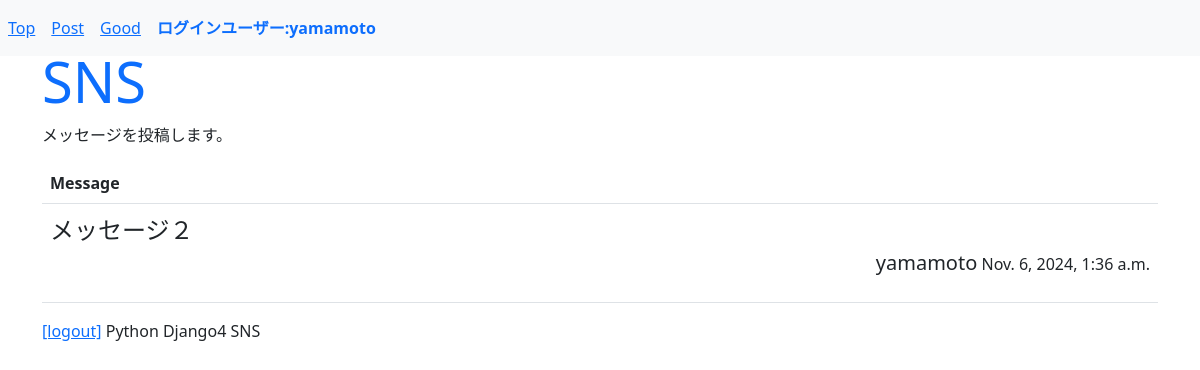
/sns/post (signed in), run on the app's committed database.
### sns/models.py (models this page shows, shortened)
class Message(models.Model):
    owner = models.ForeignKey(User,on_delete=models.CASCADE,related_name="message_owner")
    content = models.TextField(max_length=1000)
    good_count = models.IntegerField(default=0)
    pub_date = models.DateTimeField(auto_now_add=True)
    class Meta:
        ordering = ("-pub_date",)

### sns/views.py (the view)
# urls.py: path("post",views.post,name="post"),
@login_required(login_url='/admin/login/')
def post(request):
    if request.method == 'POST':
        content = request.POST['content']
        msg = Message()
        msg.owner = request.user
        msg.content = content
        msg.save()
        return redirect(to = '/sns')
    else:
        msgs = Message.objects.filter(owner = request.user).all()
        params = {
            'login_user':request.user,
            'contents':msgs
        }
        return render(request,"sns/post.html",params)

### sns/templates/sns/post.html (shortened to what this page needs)
{% extends 'sns/layout.html' %}
{% block header %}
<h1 class="display-4 text-primary">SNS</h1>
<p>メッセージを投稿します。</p>
{% endblock %}
{% block content %}
<table class="table mt-3">
    <tr>
        <th>Message</th>
    </tr>
    {% for item in contents %}
    <tr>
        <td>
            <p class="fs-4 my-0">{{ item.content }}</p>
            <p class="my-0 text-end">
                <span class="fs-5">{{ item.owner }}</span>
                <span class="fs-6">{{ item.pub_date }}</span>
            </p>
        </td>
    </tr>
    {% endfor %}
</table>
{% endblock %}

### sns/templates/sns/layout.html (shortened to what this page needs)
{% load static %}
<!DOCTYPE html>
<html lang="ja">
<head>
    <link rel="stylesheet" href="https://cdn.jsdelivr.net/npm/bootstrap@5.3.0/dist/css/bootstrap.min.css">
</head>
<body>
    <nav class="navbar fixed-top navbar-expand navbar-light bg-light">
        <ul style="width:100%" class="navbar-nav mr-auto">
            <li class="nav-item nav-link"><a href="{% url 'index' %}">Top</a></li>
            <li class="nav-item nav-link"><a href="{% url 'post' %}">Post</a></li>
            <li class="nav-item nav-link"><a href="{% url 'goods' %}">Good</a></li>
            <li class="nav-item nav-link fw-bold text-primary">ログインユーザー:{{ login_user }}</li>
        </ul>
    </nav>
    <div class="container">
        <div class="mt-5">
            {% block header %}
            {% endblock %}
        </div>
        <div class="content">
            {% block content %}
            {% endblock %}
        </div>
        <div class="footer">
            <span><a href="/admin/logout?next=/sns/">[logout]</a></span>
            <span>Python Django4 SNS</span>
        </div>
    </div>
</body>
</html>

### data on the page
Message: content "メッセージ２", owner "yamamoto", pub_date "Nov. 6, 2024, 1:36 a.m."

### other printed values
{{ login_user }} "yamamoto"
